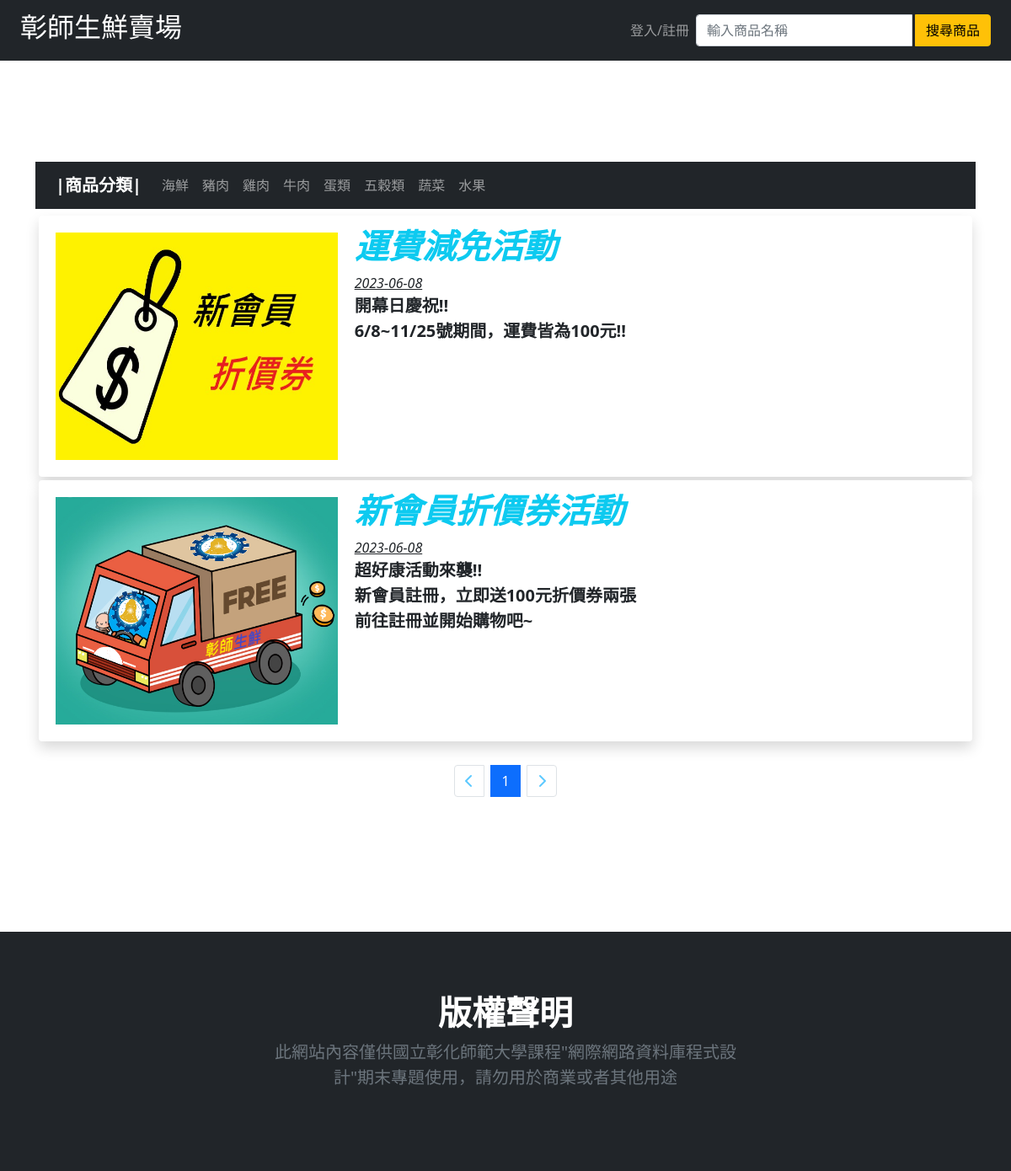
Screenshot of /announcement.php with the database file from the repository.
### announcement.php (the view, shortened to what this page needs)
<!DOCTYPE html>
<html lang="en">
<?php include_once("header.php");
?>
<br><br><br><br><br><br>
<div class="container mb-2">
  <nav class="navbar navbar-expand-lg navbar-dark bg-dark ps-4 pe-4">
    <b class="navbar-brand"> |商品分類| </b>
    <div class="collapse navbar-collapse" id="navbarSupportedContent1">
      <ul class="navbar-nav mb-2 mb-lg-0">
        <li class="nav-item">
          <a class="nav-link" href="item.php?cat=seafood">海鮮</a>
        </li>
        <li class="nav-item">
          <a class="nav-link" href="item.php?cat=pork">豬肉</a>
        </li>
        <li class="nav-item">
          <a class="nav-link" href="item.php?cat=chicken">雞肉</a>
        </li>
        <li class="nav-item">
          <a class="nav-link" href="item.php?cat=beef">牛肉</a>
        </li>
        <li class="nav-item">
          <a class="nav-link" href="item.php?cat=egg">蛋類</a>
        </li>
        <li class="nav-item">
          <a class="nav-link" href="item.php?cat=cereals">五穀類</a>
        </li>
        <li class="nav-item">
          <a class="nav-link" href="item.php?cat=vegetable">蔬菜</a>
        </li>
        <li class="nav-item">
          <a class="nav-link" href="item.php?cat=fruit">水果</a>
        </li>
      </ul>
    </div>
  </nav>
</div>
<div class="container">
  <?php
  $length = 4;
  $data = show_all("公告", $length, 1,null);
  for ($i = 0; $i < $length; $i++) {
    if (!isset($data['data'][$i])) {
      break;
    }
    echo '<div class="row shadow p-1 m-1 bg-body rounded">
      <div class="row">
        <div class="col-lg-4">
          <img src="./image/'.$data['data'][$i][0].'.webp" class="img-fluid ms-1 mt-3 mb-3" alt="..." style="height: 270px;width:380px;">
        </div>
        <div class="col-lg-8">
          <h1>
            <div class="fw-bolder pt-2 text-info fst-italic">'.$data['data'][$i][1].'</div>
          </h1>
          <div class="fst-italic"><u>'.$data['data'][$i][3].'</u></div>
          <h5>
            <div class="text-break fw-bolder lh-base">'.nl2br($data['data'][$i][2]).'</div>
          </h5>
        </div>
      </div>
    </div>';
  }
  ?>
  <?php echo "<br>".$data['page'];?>
</div>
<br><br><br>
<?php include_once("footer.php") ?>
</body>
</html>

### rows the page displays
公告: 公告id (picture), 標題 "運費減免活動", start "2023-06-08", 內容 "開幕日慶祝!! 6/8~11/25號期間，運費皆為100元!!"
公告: 公告id (picture), 標題 "新會員折價券活動", start "2023-06-08", 內容 "超好康活動來襲!! 新會員註冊，立即送100元折價券兩張 前往註冊並開始購物吧~"
